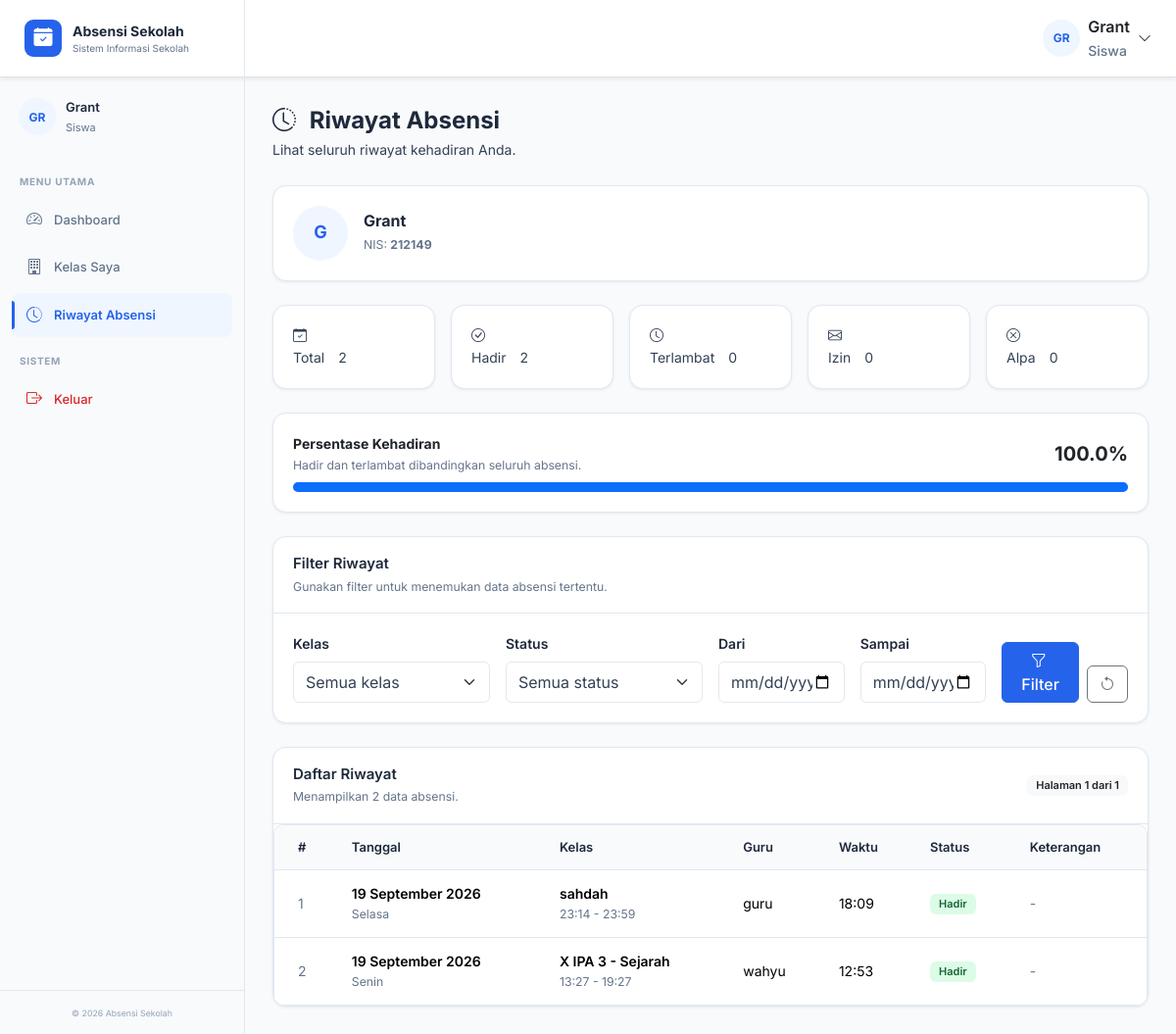
The app's page /siswa/riwayat.php (signed in) with its own data.
### tables this page shows
CREATE TABLE `siswa` (
  `id` int(10) UNSIGNED NOT NULL,
  `user_id` int(10) UNSIGNED NOT NULL,
  `nis` varchar(30) NOT NULL,
  `nama` varchar(100) NOT NULL,
  `jenis_kelamin` enum('L','P') NOT NULL,
  `email` varchar(100) DEFAULT NULL,
  `no_hp` varchar(20) DEFAULT NULL,
  `created_at` timestamp NOT NULL DEFAULT current_timestamp()
);

CREATE TABLE `absensi` (
  `id` bigint(20) UNSIGNED NOT NULL,
  `kelas_id` int(10) UNSIGNED NOT NULL,
  `siswa_id` int(10) UNSIGNED NOT NULL,
  `tanggal` date NOT NULL,
  `waktu` time NOT NULL,
  `status` enum('Hadir','Terlambat','Izin','Sakit','Alpa') NOT NULL DEFAULT 'Hadir',
  `keterangan` varchar(255) DEFAULT NULL,
  `created_at` timestamp NOT NULL DEFAULT current_timestamp()
);

CREATE TABLE `kelas` (
  `id` int(10) UNSIGNED NOT NULL,
  `nama_kelas` varchar(100) NOT NULL,
  `guru_id` int(10) UNSIGNED NOT NULL,
  `hari` enum('Senin','Selasa','Rabu','Kamis','Jumat','Sabtu') NOT NULL,
  `jam_mulai` time NOT NULL,
  `jam_selesai` time NOT NULL,
  `created_at` timestamp NOT NULL DEFAULT current_timestamp()
);

CREATE TABLE `guru` (
  `id` int(10) UNSIGNED NOT NULL,
  `user_id` int(10) UNSIGNED NOT NULL,
  `nip` varchar(30) NOT NULL,
  `nama` varchar(100) NOT NULL,
  `email` varchar(100) DEFAULT NULL,
  `no_hp` varchar(20) DEFAULT NULL,
  `created_at` timestamp NOT NULL DEFAULT current_timestamp()
);

### siswa/riwayat.php (the view, shortened to what the rows shown need)
<?php
require_once __DIR__ . '/../config/database.php';
$userId = current_user_id();
function riwayat_status_badge(string $status): string
{
    $map = [
        'Hadir' => 'badge-hadir',
        'Terlambat' => 'badge-terlambat',
        'Izin' => 'badge-izin',
        'Sakit' => 'badge-sakit',
        'Alpa' => 'badge-alpa',
    ];
    $class = $map[$status] ?? 'bg-secondary';
    return '<span class="badge ' . htmlspecialchars($class) . '">' .
        htmlspecialchars($status) .
        '</span>';
}
function riwayat_format_tanggal(?string $tanggal): string
{
    $bulan = [
        1 => 'Januari',
        2 => 'Februari',
        3 => 'Maret',
        4 => 'April',
        5 => 'Mei',
        6 => 'Juni',
        7 => 'Juli',
        8 => 'Agustus',
        9 => 'September',
        10 => 'Oktober',
        11 => 'November',
        12 => 'Desember',
    ];
    $timestamp = strtotime($tanggal);
    return date('d', $timestamp) . ' ' .
        $bulan[(int) date('n', $timestamp)] . ' ' .
        date('Y', $timestamp);
}
function riwayat_format_waktu(?string $waktu): string
{
    return date('H:i', strtotime($waktu));
}
$stmt = $pdo->prepare("
    SELECT
        u.id,
        u.username,
        s.id AS siswa_id,
        s.nis,
        s.nama,
        s.jenis_kelamin,
        s.email,
        s.no_hp
    FROM users u
    INNER JOIN siswa s
        ON s.user_id = u.id
    WHERE u.id = :user_id
      AND u.role = 'siswa'
    LIMIT 1
");
$stmt->execute([
    ':user_id' => $userId
]);
$siswa = $stmt->fetch();
$siswaId = (int) $siswa['siswa_id'];
$perPage = 15;
$page = isset($_GET['page'])
    ? filter_var($_GET['page'], FILTER_VALIDATE_INT)
    : 1;
$where = [
    'a.siswa_id = :siswa_id'
];
$params = [
    ':siswa_id' => $siswaId
];
$whereSql = implode(' AND ', $where);
$offset = ($page - 1) * $perPage;
$sql = "
    SELECT
        a.id,
        a.kelas_id,
        a.tanggal,
        a.waktu,
        a.status,
        a.keterangan,
        k.nama_kelas,
        k.hari,
        k.jam_mulai,
        k.jam_selesai,
        g.nama AS nama_guru
    FROM absensi a
    INNER JOIN kelas k
        ON k.id = a.kelas_id
    INNER JOIN guru g
        ON g.id = k.guru_id
    WHERE {$whereSql}
    ORDER BY a.tanggal DESC, a.waktu DESC, k.nama_kelas ASC
    LIMIT :limit OFFSET :offset
";
$stmt = $pdo->prepare($sql);
foreach ($params as $key => $value) {
    $stmt->bindValue(
        $key,
        $value,
        is_int($value)
            ? PDO::PARAM_INT
            : PDO::PARAM_STR
    );
}
$stmt->bindValue(
    ':limit',
    $perPage,
    PDO::PARAM_INT
);
$stmt->bindValue(
    ':offset',
    $offset,
    PDO::PARAM_INT
);
$stmt->execute();
$riwayat = $stmt->fetchAll();
require_once __DIR__ . '/../includes/header.php';
?>
<div class="dashboard-page">
    <main class="main-content">
        <div class="page-header mb-4">
            <div>
                <h1 class="page-title">
                    <i class="bi bi-clock-history me-2"></i>
                    Riwayat Absensi
                </h1>
            </div>
        </div>
        <div class="card dashboard-card mb-4">
            <div class="card-body">
                <div class="d-flex align-items-center gap-3">
                    <div class="avatar avatar-lg">
                        <?= htmlspecialchars(
                            strtoupper(
                                substr(
                                    $siswa['nama'] ?: $siswa['username'],
                                    0,
                                    1
                                )
                            )
                        ) ?>
                    </div>
                    <div>
                        <h5 class="mb-1">
                            <?= htmlspecialchars($siswa['nama']) ?>
                        </h5>
                        <div class="text-muted small">
                            NIS:
                            <strong>
                                <?= htmlspecialchars($siswa['nis']) ?>
                            </strong>
                        </div>
                    </div>
                </div>
            </div>
        </div>
        <div class="card dashboard-card">
            <div class="dashboard-card-body p-0">
                <?php if (!empty($riwayat)): ?>
                    <div class="table-responsive-custom">
                        <table class="table table-hover align-middle mb-0">
                            <thead>
                                <tr>
                                    <th class="ps-4">
                                        #
                                    </th>
                                    <th>
                                        Tanggal
                                    </th>
                                    <th>
                                        Kelas
                                    </th>
                                    <th>
                                        Guru
                                    </th>
                                    <th>
                                        Waktu
                                    </th>
                                    <th>
                                        Status
                                    </th>
                                    <th>
                                        Keterangan
                                    </th>
                                </tr>
                            </thead>
                            <tbody>
                                <?php foreach ($riwayat as $index => $item): ?>
                                    <tr>
                                        <td class="ps-4 text-muted">
                                            <?= $offset + $index + 1 ?>
                                        </td>
                                        <td>
                                            <div class="fw-semibold">
                                                <?= riwayat_format_tanggal($item['tanggal']) ?>
                                            </div>
                                            <div class="text-muted small">
                                                <?= htmlspecialchars($item['hari']) ?>
                                            </div>
                                        </td>
                                        <td>
                                            <div class="fw-semibold">
                                                <?= htmlspecialchars($item['nama_kelas']) ?>
                                            </div>
                                            <div class="text-muted small">
                                                <?= htmlspecialchars(
                                                    substr($item['jam_mulai'], 0, 5)
                                                ) ?>
                                                -
                                                <?= htmlspecialchars(
                                                    substr($item['jam_selesai'], 0, 5)
                                                ) ?>
                                            </div>
                                        </td>
                                        <td>
                                            <?= htmlspecialchars($item['nama_guru']) ?>
                                        </td>
                                        <td>
                                            <?= riwayat_format_waktu($item['waktu']) ?>
                                        </td>
                                        <td>
                                            <?= riwayat_status_badge($item['status']) ?>
                                        </td>
                                        <td>
                                            <?php if (!empty($item['keterangan'])): ?>
                                                <span
                                                    title="<?= htmlspecialchars($item['keterangan']) ?>"
                                                >
                                                    <?= htmlspecialchars(
                                                        strlen($item['keterangan']) > 50
                                                            ? substr($item['keterangan'], 0, 50) . '...'
                                                            : $item['keterangan']
                                                    ) ?>
                                                </span>
                                            <?php else: ?>
                                                <span class="text-muted">
                                                    -
                                                </span>
                                            <?php endif; ?>
                                        </td>
                                    </tr>
                                <?php endforeach; ?>
                            </tbody>
                        </table>
                    </div>
                <?php endif; ?>
            </div>
        </div>
    </main>
</div>
<?php
require_once __DIR__ . '/../includes/footer.php';
?>

### records on screen
siswa: nama "G", nama "Grant", nis "212149"
absensi: index "1", tanggal "19 September 2026", kelas.hari "Selasa", kelas.nama_kelas "sahdah", kelas.jam_mulai "23:14", kelas.jam_selesai "23:59", guru.nama "guru", waktu "18:09", status "Hadir"
absensi: index "2", tanggal "19 September 2026", kelas.hari "Senin", kelas.nama_kelas "X IPA 3 - Sejarah", kelas.jam_mulai "13:27", kelas.jam_selesai "19:27", guru.nama "wahyu", waktu "12:53", status "Hadir"

### other values on screen
$user_initials "GR"
$user_name "Grant"
$role_label "Siswa"
$initials "GR"
$totalAbsensi "2"
$totalHadir "2"
$totalTerlambat "0"
$totalIzin "0"
$totalAlpa "0"
$persentaseKehadiran "100.0"
$totalRows "2"
$page "1"
$totalPages "1"
